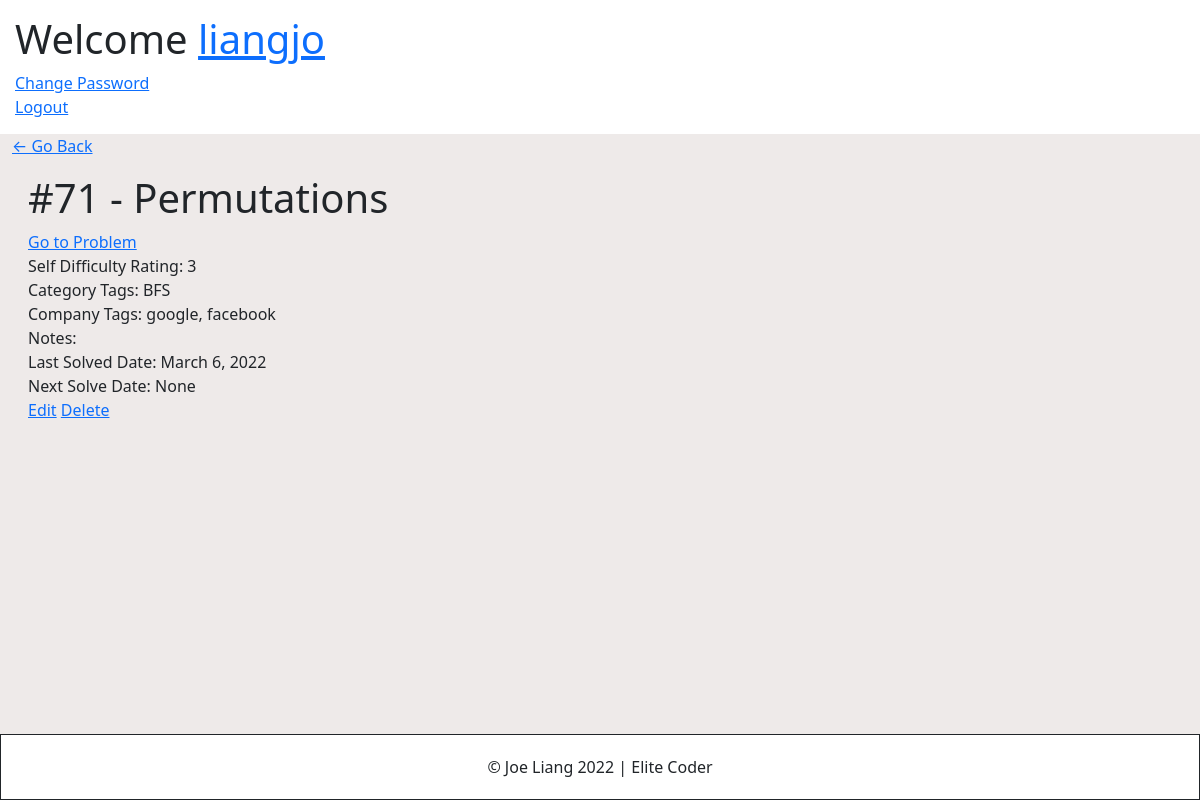
The page /problem/6/ (signed in) on the database its author committed.
### account/models.py (models this page shows, shortened)
class Account(AbstractBaseUser):
	email 					= models.EmailField(verbose_name="email", max_length=60, unique=True)
	username 				= models.CharField(max_length=30, unique=True)
	date_joined				= models.DateTimeField(verbose_name='date joined', auto_now_add=True)
	last_login				= models.DateTimeField(verbose_name='last login', auto_now=True)
	is_admin				= models.BooleanField(default=False)
	is_active				= models.BooleanField(default=True)
	is_staff				= models.BooleanField(default=False)
	is_superuser			= models.BooleanField(default=False)
	hide_email				= models.BooleanField(default=True)
	USERNAME_FIELD = 'email'
	REQUIRED_FIELDS = ['username']
	objects = MyAccountManager()
	def __str__(self):
		return self.username

### base/models.py (models this page shows, shortened)
class Problem(models.Model):
   user = models.ForeignKey(User, on_delete=models.CASCADE, null=True, blank=True)
   number = models.PositiveIntegerField()
   title = models.CharField(max_length=100)
   link = models.URLField(max_length=500, default="")
   difficulty = models.CharField(max_length=6, choices=DIFFICULTY_CHOICES, default='medium')
   rating = models.CharField(verbose_name='Self Difficulty Rating', max_length=2, choices=RATING_CHOICES, default='3')
   categories = models.TextField(default='', verbose_name="Category Tags (comma separated)", blank=True)
   companies = models.TextField(default='', verbose_name="Company Tags (comma separated)", blank=True)
   notes = models.TextField(default='', blank=True)
   last_solved = models.DateField(default=date.today)
   next_solve = models.DateField(null=True, blank=True)
   def __str__(self):
      return '#'+str(self.number)+' - '+self.title

### base/views.py (the view)
# urls.py: path('problem/<int:pk>/', ProblemDetail.as_view(), name='problem-detail'),
class ProblemDetail(LoginRequiredMixin, DetailView):
    model = Problem
    context_object_name = 'problem'

### base/templates/base/problem_detail.html
{% extends 'base/base.html' %}
{% block content %}
<div class="header-bar">
    <a href="{% url 'problems' %}">&#8592; Go Back</a>
</div>
<div class="card-body">
    <h1>{{problem}}</h1>
    <a href={{problem.link}} target="_blank">Go to Problem</a>
    <div>Self Difficulty Rating: {{problem.rating}}</div>
    <div>Category Tags: {{problem.categories}}</div>
    <div>Company Tags: {{problem.companies}}</div>
    <div>Notes: {{problem.notes}}</div>
    <div>Last Solved Date: {{problem.last_solved}}</div>
    <div>Next Solve Date: {{problem.next_solve}}</div>
    <a href="{% url 'problem-update' problem.id %}">Edit</a>
    <a href="{% url 'problem-delete' problem.id %}">Delete</a>
</div>
{% endblock content %}

### base/templates/base/header.html
<header>
    {% if request.user.is_authenticated %}
        <div><h1>Welcome <a href="{% url 'problems' %}">{{request.user}}</a></h1></div>
        <div><a href="{% url 'password_change' %}">Change Password</a></div>
        <div><a href="{% url 'logout' %}">Logout</a></div>
    {% else %}
        <div><h1>Elite Coder</h1></div>
        <div>Track your Leetcode progress and solidify your problem-solving foundation through spaced repetition.</div>
        <a href="{% url 'register' %}"><button>Create Account</button></a>
    {% endif %}
</header>

### static/base.css (style rules this page uses)
body { min-height: 100vh; display: flex; flex-flow: column; }
header { padding: 15px; }

### rows shown on the page
Account: user "liangjo"
Problem: number+title "#71 - Permutations", rating "3", categories "BFS", companies "google, facebook", last_solved "March 6, 2022", next_solve "None"
